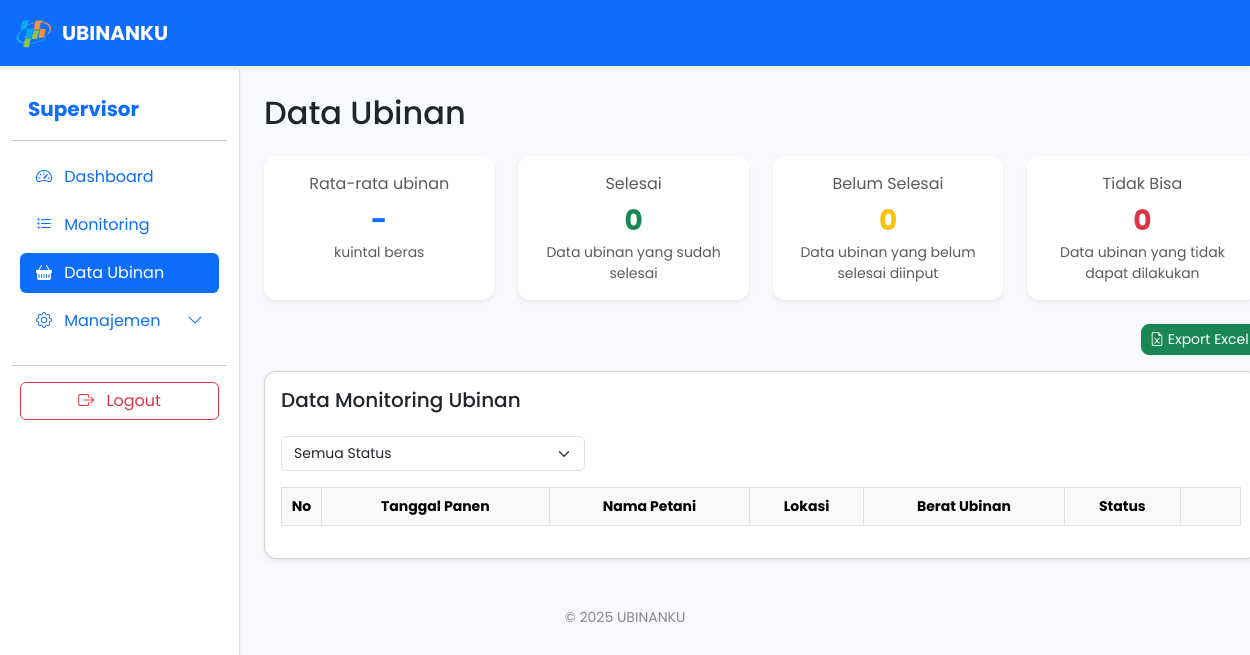
/service/super-admin/monitoring_panen.php (signed in), run on an earlier commit of the app's database.
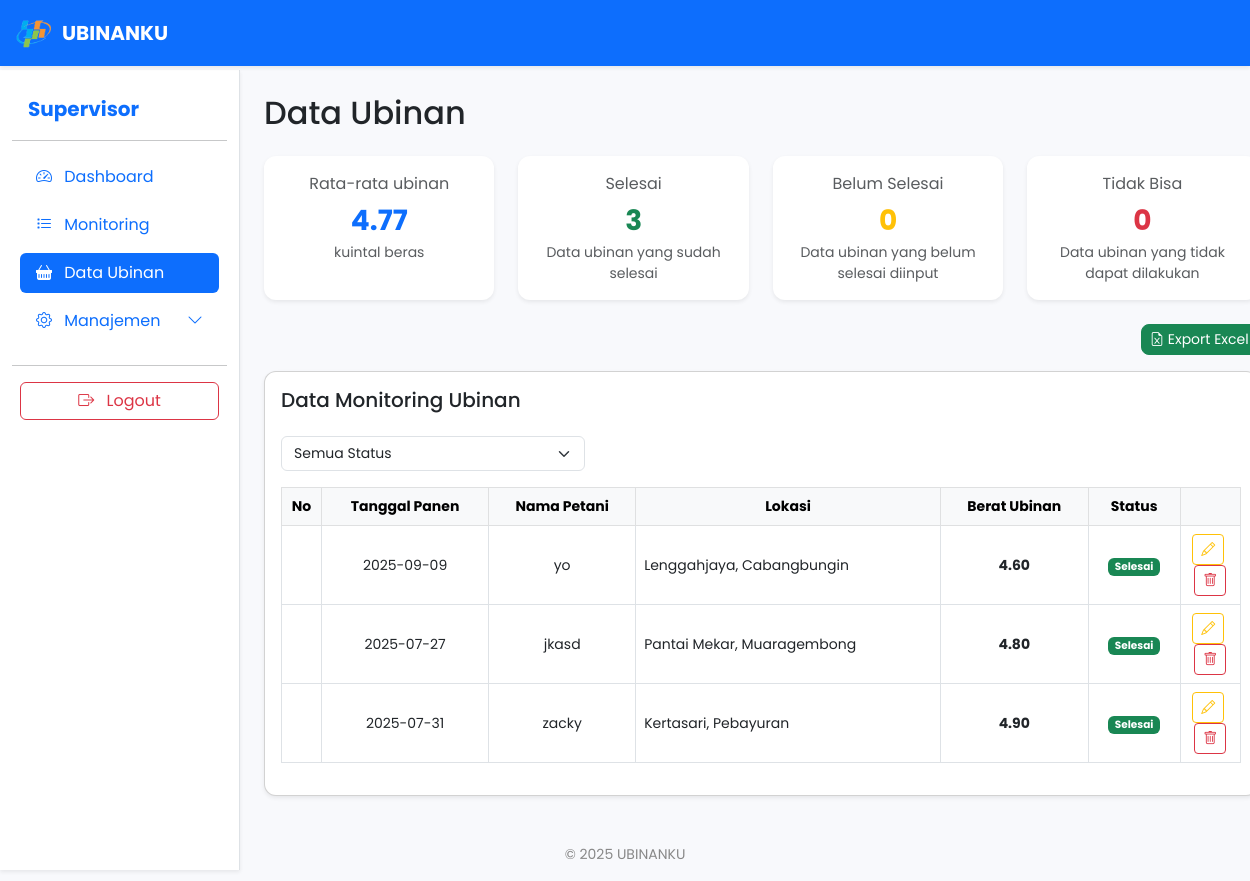
And on a later commit of the database.
### tables this page shows
CREATE TABLE `monitoring_data_panen` (
  `id` int(11) NOT NULL,
  `nama_petani` varchar(100) NOT NULL,
  `desa` varchar(100) NOT NULL,
  `kecamatan` varchar(100) NOT NULL,
  `tanggal_panen` date NOT NULL,
  `subround` int(11) NOT NULL,
  `foto_serah_terima` varchar(255) NOT NULL,
  `foto_bukti_plot_ubinan` varchar(255) NOT NULL,
  `foto_berat_timbangan` varchar(255) NOT NULL,
  `berat_plot` decimal(10,2) DEFAULT NULL,
  `gkp` decimal(10,2) DEFAULT NULL,
  `gkg` decimal(10,2) DEFAULT NULL,
  `ku` decimal(10,2) DEFAULT NULL,
  `status` enum('belum selesai','selesai','tidak bisa','revisi','sudah') DEFAULT 'belum selesai',
  `user_id` int(11) NOT NULL,
  `nomor_segmen` varchar(9) NOT NULL,
  `nomor_sub_segmen` varchar(2) NOT NULL,
  `note` varchar(500) NOT NULL,
  `created_at` timestamp NOT NULL DEFAULT current_timestamp(),
  `updated_at` timestamp NULL DEFAULT NULL,
  `note_revisi` text DEFAULT NULL,
  `revised_at` timestamp NULL DEFAULT NULL,
  `revised_by` varchar(100) DEFAULT NULL
);

### service/super-admin/monitoring_panen.php (the view, shortened to what the changed rows need)
<?php
include '../../config/koneksi.php';
$data = mysqli_query($conn, "SELECT * FROM monitoring_data_panen ORDER BY created_at DESC");
$q_avg = mysqli_query($conn, "SELECT AVG(berat_plot) AS avg_berat_plot FROM monitoring_data_panen WHERE berat_plot IS NOT NULL AND berat_plot != ''");
$avg = mysqli_fetch_assoc($q_avg);
$avg_berat_plot = $avg['avg_berat_plot'] !== null ? number_format($avg['avg_berat_plot'], 2) : '-';
$q_status = mysqli_query($conn, "
    SELECT status, COUNT(*) as jumlah
    FROM monitoring_data_panen
    WHERE status IN ('selesai', 'belum selesai', 'tidak bisa', 'sudah')
    GROUP BY status
");
$status_count = [
    'selesai' => 0,
    'belum selesai' => 0,
    'tidak bisa' => 0,
    'sudah' => 0
];
while ($row = mysqli_fetch_assoc($q_status)) {
    $status_count[strtolower($row['status'])] = $row['jumlah'];
}
?>
<!DOCTYPE html>
<html lang="id">
<head>
    <link href="https://cdn.jsdelivr.net/npm/bootstrap@5.3.0/dist/css/bootstrap.min.css" rel="stylesheet">
    <link href="https://cdn.datatables.net/1.13.6/css/dataTables.bootstrap5.min.css" rel="stylesheet">
    <link href="https://cdn.jsdelivr.net/npm/bootstrap-icons@1.10.5/font/bootstrap-icons.css" rel="stylesheet">
</head>
<body>
<div class="container-fluid" style="padding-top:70px;">
    <div class="row">
        <main id="mainContent" class="col-12 col-lg-10 px-2 px-md-4 pt-3 pt-md-4" style="margin-left:240px;">
            <div class="d-flex justify-content-between align-items-center mb-3 mb-md-4">
                <h2 class="mb-0">Data Ubinan</h2>
            </div>
            <div class="row g-2 g-md-3 g-lg-4 mb-3 mb-md-4">
                <div class="col-12 col-sm-6 col-lg-3">
                    <div class="card shadow-sm border-0 text-center h-100">
                        <div class="card-body p-2 p-md-3">
                            <div class="text-muted mb-1" style="font-size: clamp(0.8rem, 1.5vw, 1rem);">Rata-rata ubinan</div>
                            <div class="fw-bold text-primary" style="font-size: clamp(1.2rem, 3vw, 1.75rem);"><?= $avg_berat_plot; ?></div>
                            <div class="small text-muted" style="font-size: clamp(0.7rem, 1.2vw, 0.875rem);">kuintal beras</div>
                        </div>
                    </div>
                </div>
                <div class="col-12 col-sm-6 col-lg-3">
                    <div class="card shadow-sm border-0 text-center h-100">
                        <div class="card-body p-2 p-md-3">
                            <div class="text-muted mb-1" style="font-size: clamp(0.8rem, 1.5vw, 1rem);">Selesai</div>
                            <div class="fw-bold text-success" style="font-size: clamp(1.2rem, 3vw, 1.75rem);"><?= $status_count['selesai']; ?></div>
                            <div class="small text-muted" style="font-size: clamp(0.7rem, 1.2vw, 0.875rem);">Data ubinan yang sudah selesai</div>
                        </div>
                    </div>
                </div>
            </div>
            <div class="card shadow-sm">
                <div class="card-body p-2 p-md-3">
                    <div class="table-responsive">
                        <table id="tabelPanen" class="table table-bordered align-middle table-hover" style="font-size: clamp(0.75rem, 1.5vw, 0.875rem);">
                            <thead class="table-light text-center">
                                <tr>
                                    <th class="text-center align-middle" style="width:40px;">No</th>
                                    <th class="text-center align-middle">Tanggal Panen</th>
                                    <th class="text-center align-middle">Nama Petani</th>
                                    <th class="text-center align-middle d-none d-md-table-cell">Lokasi</th>
                                    <th class="text-center align-middle">Berat Ubinan</th>
                                    <th class="text-center align-middle">Status</th>
                                    <th class="text-center align-middle" style="width:60px;"></th>
                                </tr>
                            </thead>
                            <tbody>
                                <?php if (mysqli_num_rows($data) > 0): ?>
                                    <?php while($row = mysqli_fetch_assoc($data)): ?>
                                        <tr class="table-row-link"
                                            data-href="detail_panen.php?id=<?= $row['id']; ?>"
                                            data-status="<?= strtolower($row['status'] ?? ''); ?>">
                                            <td class="text-center"></td>
                                            <td class="text-center"><?= htmlspecialchars($row['tanggal_panen']); ?></td>
                                            <td class="text-center"><?= htmlspecialchars($row['nama_petani']); ?></td>
                                            <td class="d-none d-md-table-cell"><?= htmlspecialchars($row['desa'] . ', ' . $row['kecamatan']); ?></td>
                                            <td class="text-center">
                                                <?php
                                                if (!empty($row['berat_plot']) && $row['berat_plot'] != 0) {
                                                    echo '<span class="fw-bold">' . htmlspecialchars($row['berat_plot']) . '</span>';
                                                } else {
                                                    echo '<span class="text-muted">Belum terdata</span>';
                                                }
                                                ?>
                                            </td>
                                            <td class="text-center">
                                                <?php
                                                $status = isset($row['status']) ? strtolower($row['status']) : '';
                                                if ($status === 'selesai') {
                                                    echo '<span class="badge bg-success">Selesai</span>';
                                                } elseif ($status === 'belum selesai') {
                                                    echo '<span class="badge bg-warning text-dark">Belum </span>';
                                                } elseif ($status === 'tidak bisa') {
                                                    echo '<span class="badge bg-danger">Tidak Bisa</span>';
                                                } elseif ($status === 'sudah') {
                                                    echo '<span class="badge bg-primary">Sudah</span>';
                                                } else {
                                                    echo '<span class="badge bg-secondary">-</span>';
                                                }
                                                ?>
                                            </td>
                                            <td class="text-center">
                                                <a href="edit_panen.php?id=<?= $row['id']; ?>" class="btn btn-sm btn-outline-warning me-1" title="Edit Data">
                                                    <i class="bi bi-pencil"></i>
                                                </a>
                                                <a href="#"
                                                    class="btn btn-sm btn-outline-danger deleteButton"
                                                    data-id="<?= $row['id']; ?>"
                                                    title="Hapus Data">
                                                    <i class="bi bi-trash"></i>
                                                </a>
                                            </td>
                                        </tr>
                                    <?php endwhile; ?>
                                <?php endif; ?>
                            </tbody>
                        </table>
                    </div>
                </div>
            </div>
        </main>
    </div>
</div>
</body>
</html>

What changed in the data, as far as the page shows it:
added monitoring_data_panen: tanggal_panen "2025-09-09", nama_petani "yo", desa+kecamatan "Lenggahjaya, Cabangbungin", berat_plot "4.60", status "Selesai"
added monitoring_data_panen: tanggal_panen "2025-07-27", nama_petani "jkasd", desa+kecamatan "Pantai Mekar, Muaragembong", berat_plot "4.80", status "Selesai"
added monitoring_data_panen: tanggal_panen "2025-07-31", nama_petani "zacky", desa+kecamatan "Kertasari, Pebayuran", berat_plot "4.90", status "Selesai"
Also different on the page:
$avg_berat_plot: "-" → "4.77"
$status_count['selesai']: "0" → "3"
